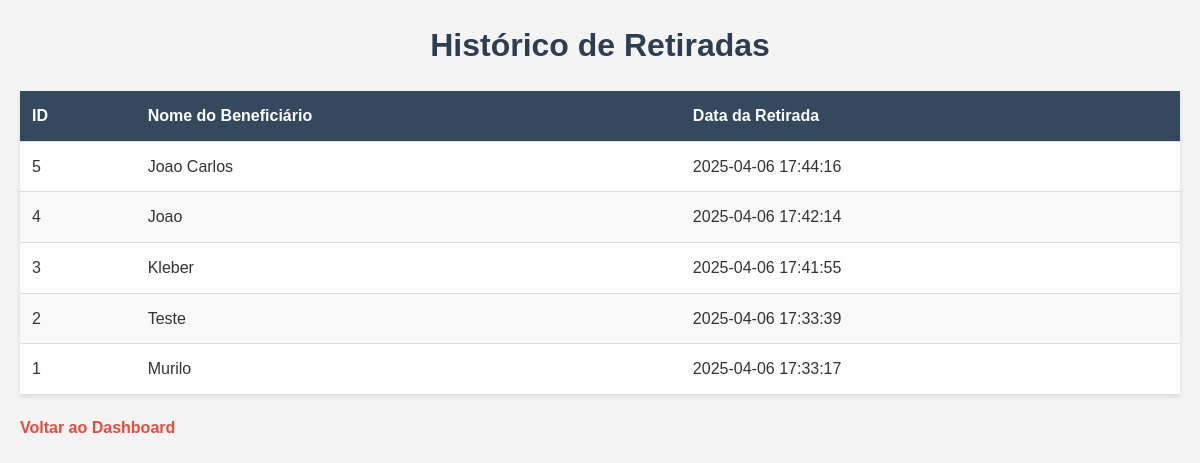
/historico (signed in), run on the app's committed database.
### tables this page shows
CREATE TABLE historico_retiradas (
        id INTEGER PRIMARY KEY AUTOINCREMENT,
        beneficiario_id INTEGER NOT NULL,
        data_retirada TEXT NOT NULL,
        FOREIGN KEY (beneficiario_id) REFERENCES beneficiarios(id)
    );

CREATE TABLE beneficiarios (
        id INTEGER PRIMARY KEY AUTOINCREMENT,
        nome TEXT NOT NULL,
        telefone TEXT NOT NULL UNIQUE,
        endereco TEXT NOT NULL,
        cesta_retirada INTEGER DEFAULT 0
    );

### app.py (the view)
@app.route('/historico', methods=['GET'])
def historico():
    if not session.get('logged_in'):
        return redirect('/login')
    conn = get_db()
    historico = conn.execute('''
        SELECT h.id, h.beneficiario_id, h.data_retirada, b.nome
        FROM historico_retiradas h
        JOIN beneficiarios b ON h.beneficiario_id = b.id
        ORDER BY h.data_retirada DESC
    ''').fetchall()
    conn.close()
    return render_template('historico.html', historico=historico)

### app.py (called while the page is built)
def get_db():
    conn = sqlite3.connect('database.db')
    conn.row_factory = sqlite3.Row
    return conn

### templates/historico.html (shortened to what this page needs)
<!DOCTYPE html>
<html lang="pt-br">
<head>
    <link rel="stylesheet" href="{{ url_for('static', filename='style.css') }}">
</head>
<body>
    <h1>Histórico de Retiradas</h1>
    <table>
        <thead>
            <tr>
                <th>ID</th>
                <th>Nome do Beneficiário</th>
                <th>Data da Retirada</th>
            </tr>
        </thead>
        <tbody>
            {% for entrada in historico %}
            <tr>
                <td>{{ entrada['id'] }}</td>
                <td>{{ entrada['nome'] }}</td>
                <td>{{ entrada['data_retirada'] }}</td>
            </tr>
            {% endfor %}
        </tbody>
    </table>
    <a href="{{ url_for('dashboard') }}">Voltar ao Dashboard</a>
</body>
</html>

### static/style.css (style rules this page uses)
* { margin: 0; padding: 0; box-sizing: border-box; font-family: Arial, sans-serif; }
body { background-color: #f4f4f4; color: #333; padding: 20px; line-height: 1.6; }
h1 { color: #2c3e50; text-align: center; margin-bottom: 20px; }
table { width: 100%; border-collapse: collapse; background-color: #fff; box-shadow: 0 2px 5px rgba(0, 0, 0, 0.1); }
th, td { padding: 12px; text-align: left; border-bottom: 1px solid #ddd; }
th { background-color: #34495e; color: #fff; }
tr:nth-child(even) { background-color: #f9f9f9; }
a { display: inline-block; margin-top: 20px; color: #e74c3c; text-decoration: none; font-weight: bold; }
body > * { max-width: 1200px; margin-left: auto; margin-right: auto; }

### data on the page
historico_retiradas: id "5", nome "Joao Carlos", data_retirada "2025-04-06 17:44:16"
historico_retiradas: id "4", nome "Joao", data_retirada "2025-04-06 17:42:14"
historico_retiradas: id "3", nome "Kleber", data_retirada "2025-04-06 17:41:55"
historico_retiradas: id "2", nome "Teste", data_retirada "2025-04-06 17:33:39"
historico_retiradas: id "1", nome "Murilo", data_retirada "2025-04-06 17:33:17"
